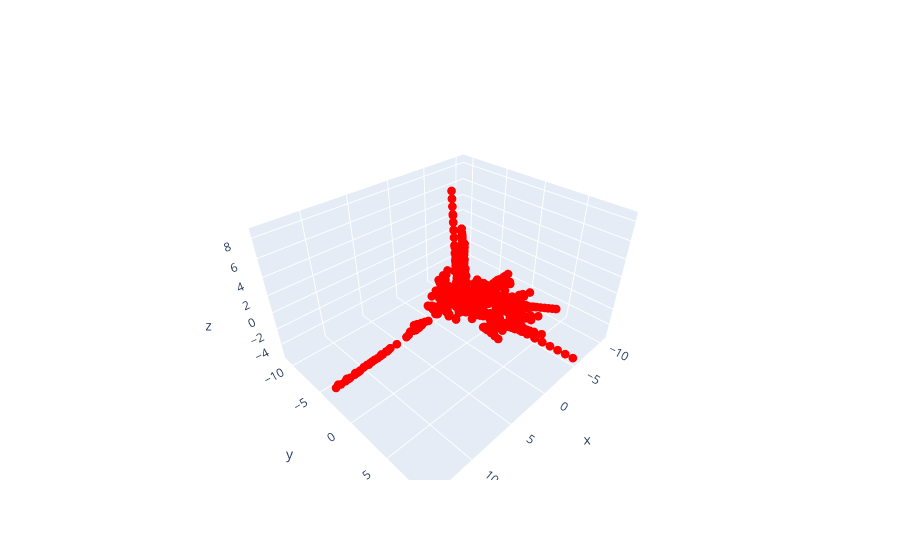

Notebook cell for this chart:
### Code cell
fig=go.Figure(data=[go.Scatter3d(x=matrix[0],y=matrix[1],z=matrix[2],text=arr_names,mode='markers',marker=dict(
            color='red',
            size=3,
            sizemode='diameter'
        )
    )])
fig.show()

### Figure 1 — Plotly figure (JSON) as saved in the notebook; plotly's stock layout.template omitted (floating-point values rounded to 4 significant figures; data arrays with more than 128 entries replaced by an {"elided": "..."} marker saying what was removed)
{"data": [{"marker": {"color": "red", "size": 3, "sizemode": "diameter"}, "mode": "markers", "text": {"elided": "1191 str values"}, "type": "scatter3d", "x": {"elided": "1191 float values"}, "y": {"elided": "1191 float values"}, "z": {"elided": "1191 float values"}}], "layout": {}}
